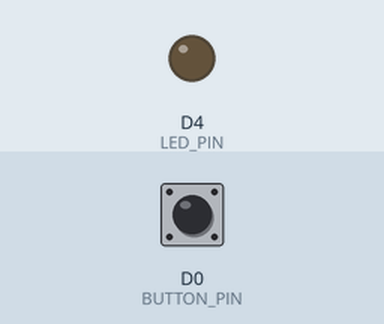
Recording of a sketch running on a simulated ESP8266 (NodeMCU). On the bench: output pins drawn as LEDs (lit = HIGH). The inputs (shaded band) are chosen by the test bench; at power-on: D0 (BUTTON_PIN) LOW. WiFi joins after 1.5 s; servers stay silent unless stated; what the sketch prints to the serial monitor is not drawn.

Above: at 2.7 s.
2.8 s: D0 (BUTTON_PIN) pulled HIGH for 0.15 s
At 3.9 s:
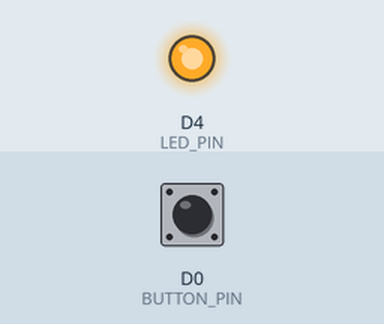
4.4 s: D0 (BUTTON_PIN) pulled HIGH for 1 s
At 4.7 s:
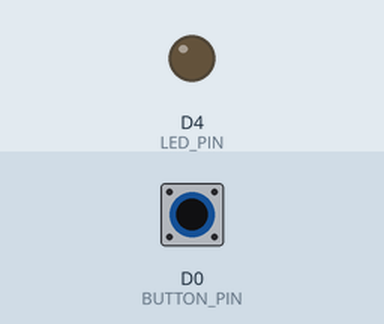
6.9 s: D0 (BUTTON_PIN) pulled HIGH for 3.2 s
At 11.4 s:
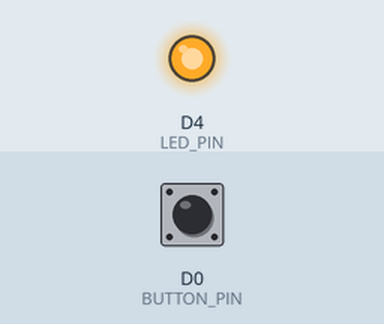
Timing chart, 0 to 12.9 s (numbered marks = the images above; inputs shaded):
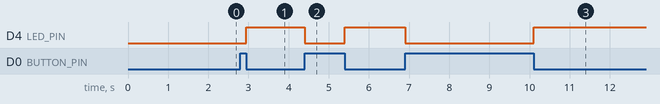

Measured:
- after the input at 2.8 s, D4 (LED_PIN): LOW → HIGH after 0.15 s
- after the input at 4.4 s, D4 (LED_PIN): HIGH → LOW at once, → HIGH 1.0 s later
- after the input at 6.9 s, D4 (LED_PIN): HIGH → LOW at once, → HIGH 3.2 s later

The sketch:

5-httpWebserviceClient.ino
```cpp
/*
 * DBLab - DBServer
 * Oficina prática de Internet das Coisas
 *
 * 06/2018
 *
 *
 * EXERCÍCIO 5 CONECTIVIDADE WIFI: LIGAR LED EM OUTRO ESP8266 VIA HTTP.
 *    Neste exercício cria-se o cliente.
 *
 * Procure pelos TODO's no código e complete com a função necessária para
 *   implementar a função referida.
 *
 */

#include "ESP8266WebserviceClient.h"

#define LED_PIN D4
#define BUTTON_PIN D0

const char *host = "192.168.101.105";
const int port = 80;
String *state = new String("off");
bool pendingRequest = false;

ESP8266WebserviceClient webserviceClient;

/* Função chamada para tratar envio  */
void eventHandler()
{
  // Envio de comando remoto pendente.
  pendingRequest = true;

  // Leitura do estado do botão:
  int buttonState = digitalRead(BUTTON_PIN);
  //String *state = new String("off");

  // Confere o estado do botão:
  if (buttonState == HIGH)
  {
    // Liga o LED:
    *state = "on";
    digitalWrite(LED_PIN, LOW);
  }
  else
  {
    // Desliga o LED:
    *state = "off";
    digitalWrite(LED_PIN, HIGH);
  }
}

 /* Função de configuração. Ela é executada uma única vez no início da execução
  *   do programa. */
void setup()
{
  Serial.begin(115200);

  // Configura conexão wifi.
  webserviceClient.setup();

  // Define pino do LED.
  pinMode(LED_PIN, OUTPUT);

  // Define botão.
  pinMode(BUTTON_PIN, INPUT);

  // Define um evento para alterações do botão.
  attachInterrupt(digitalPinToInterrupt(BUTTON_PIN), eventHandler, CHANGE);
}

/* Função de repetição. Ela fica sendo chamada repetidamente durante a execução
 *   do programa. */
void loop()
{
  // Envia requisições pendentes ao host.
  if (pendingRequest && webserviceClient.connect(host, port))
  {
    webserviceClient.sendRequest(state, host);
    pendingRequest = false;
  }

  delay(10); /* Dá um tempo para o processador respirar... */
}
```

ESP8266WebserviceClient.cpp
```cpp
/*
 * DBLab - DBServer
 * Oficina prática de Internet das Coisas
 *
 * 06/2018
 *
 * Arquivo .cpp, implementação da classe ESP8266WebserviceClient_CLASS.
 *
 */

/* ------------------- ESP8266WebserviceClient_CLASS ------------------- */
#include "ESP8266WebserviceClient.h"

// Contrutor da classe
ESP8266WebserviceClient::ESP8266WebserviceClient() {}

// Função de configuração.
void ESP8266WebserviceClient::setup()
{
    // Inicializa módulo wifi.
    setup_wifi();
}

// Efetua conexão remota ao host.
bool ESP8266WebserviceClient::connect(const char *host, const int port)
{
    return this->wifiClient.connect(host, port);
}

/* Função de repetição. Ela fica sendo chamada repetidamente durante a execução
 *   do programa. */
void ESP8266WebserviceClient::sendRequest(String *state, const char *host)
{
    Serial.println("eventHandler: state = " + *state);

    // Cria-se URI para requisição.
    String url = "/led?state=" + *state;

    Serial.print("Requesting URL: ");
    Serial.println(url);

    this->wifiClient.print(String("GET ") + url + " HTTP/1.1\r\n" +
                           "Host: " + host + "\r\n" +
                           "Connection: close\r\n\r\n");

    this->wifiClient.print(String("GET ") + url + " HTTP/1.1\r\n" +
                           "Host: " + host + "\r\n" +
                           "Connection: close\r\n\r\n");
}

// Inicializa módulo wifi.
void ESP8266WebserviceClient::setup_wifi()
{
    delay(10);
    Serial.println();
    Serial.print("Connecting to ");
    Serial.println(ssid);

    WiFi.mode(WIFI_STA);
    WiFi.begin(ssid, password);

    while (WiFi.status() != WL_CONNECTED)
    {
        delay(500);
        Serial.print(".");
    }

    Serial.println("");
    Serial.println("WiFi connected");
    Serial.println("IP address: ");
    Serial.println(WiFi.localIP());
}
```

ESP8266WebserviceClient.h
```cpp
/*
 * DBLab - DBServer
 * Oficina prática de Internet das Coisas
 *
 * 06/2018
 *
 * Arquivo .h, header, define da interface dos
 * metodos publicos, variáveris e constantes
 * privadas da classe ESP8266WebserviceClient_CLASS.
 *
 */

/* ------------------- ESP8266WebserviceClient_CLASS ------------------- */
#include <ESP8266WiFi.h>
#include <ESP8266WebServer.h>

class ESP8266WebserviceClient
{
    public:
        ESP8266WebserviceClient();
        // Configura ESP8266Webservice
        void setup();
        // Efetua conexão remota para o host.
        bool connect(const char* host, const int port);
        // Função sendRequest.
        void sendRequest(String* state, const char* host);
    private:
        // Configura e inicializa módulo wifi.
        void setup_wifi();

        // Define parâmetros de conexão.
        const char* ssid = "DBDevices";
        const char* password = "!mP@db@dM";
        WiFiClient wifiClient;
};
```
